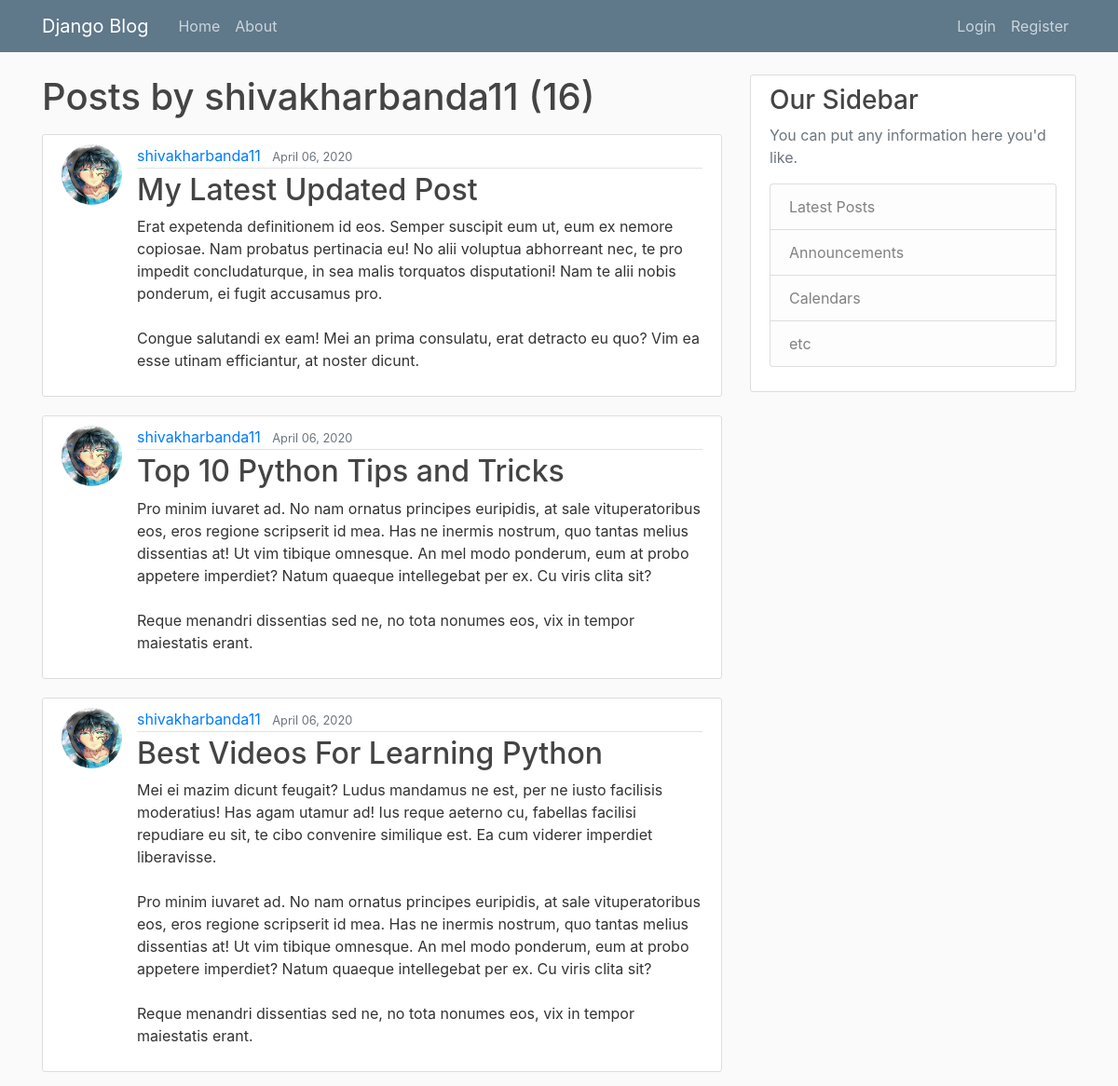
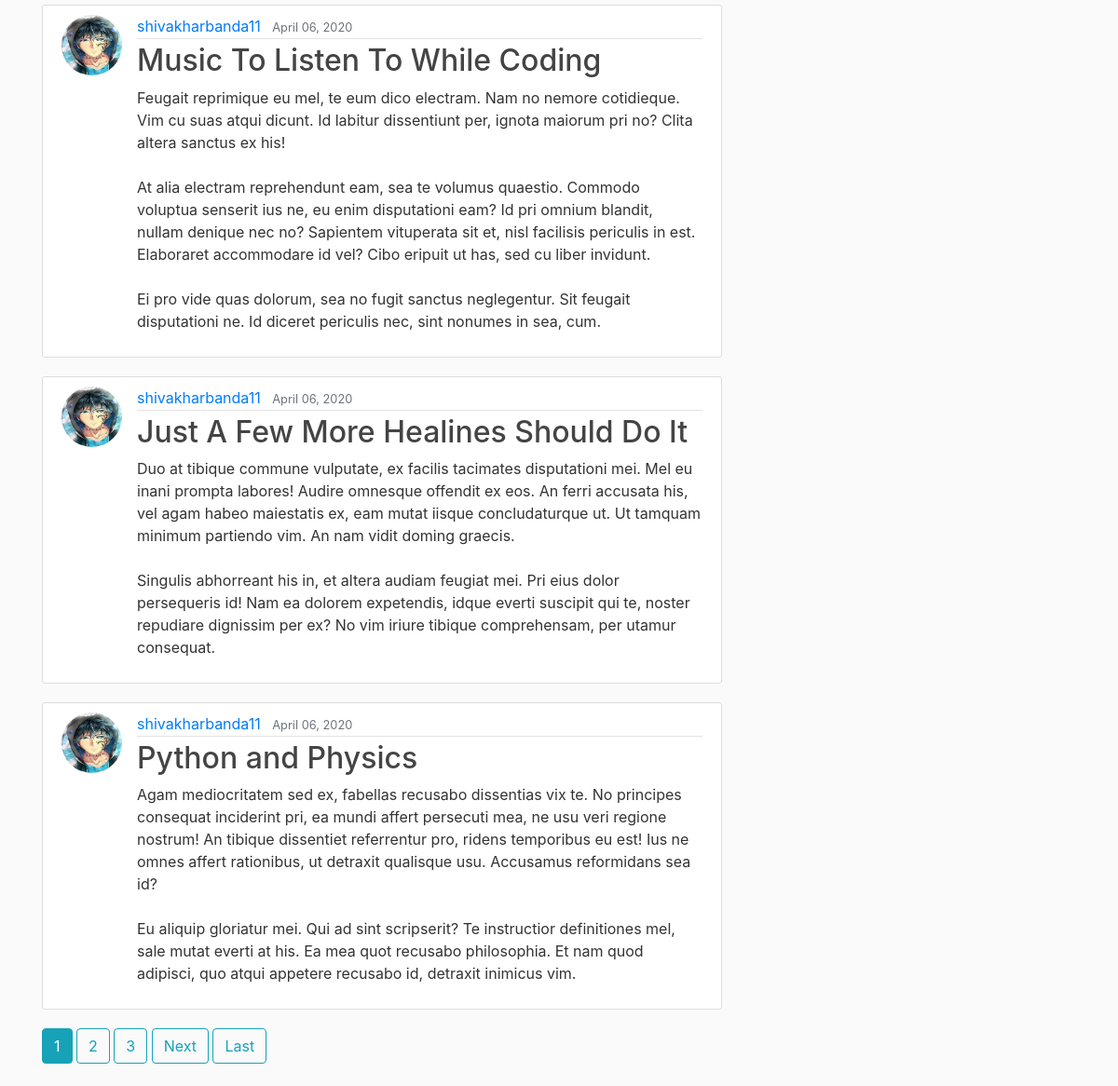
/user/shivakharbanda11, run on the app's committed database (2 pictures, top to bottom).
### blog/models.py (models this page shows, shortened)
class Post(models.Model):
    title = models.CharField(max_length=100)
    content = models.TextField()
    date_posted = models.DateTimeField(default=timezone.now)
    author = models.ForeignKey(User, on_delete=models.CASCADE)

### users/models.py (models this page shows, shortened)
class Profile(models.Model):
    user =  models.OneToOneField(User, on_delete=models.CASCADE)
    image = models.ImageField(default='default.jpeg', upload_to='profile_pics')

### blog/views.py (the view)
# urls.py: path('user/<username>', UserPostListView.as_view(), name='user-posts'),
class UserPostListView(ListView):
    model = Post
    template_name = 'blog/user_post.html'   # <app>/<model>_<viewtype>.html
    context_object_name = 'posts'
    paginate_by = 6
    def get_queryset(self):
        user = get_object_or_404(User, username=self.kwargs.get('username'))
        return Post.objects.filter(author=user).order_by('-date_posted')

### blog/templates/blog/user_post.html (shortened to what this page needs)
{% extends 'blog/base.html'%}
{% block content %}
<h1 class="mb-3">Posts by {{ view.kwargs.username }} ({{ page_obj.paginator.count }})</h1>
    {% for post in posts%}
    <article class="media content-section">
      <img src="{{ post.author.profile.image.url }}" class="rounded-circle article-img">
      <div class="media-body">
        <div class="article-metadata">
          <a class="mr-2" href="{% url 'user-posts' post.author.username %}">{{ post.author }}</a>
          <small class="text-muted">{{ post.date_posted|date:"F d, Y" }}</small>
        </div>
        <h2><a class="article-title" href="{% url 'post-detail' post.id %}">{{ post.title }}</a></h2>
        <p class="article-content">{{ post.content }}</p>
      </div>
    </article>
    {% endfor %}
    {%if is_paginated %}
      {% for num in page_obj.paginator.page_range %}
        {% if page_obj.number == num %}
          <a class="btn btn-info mb-4" href="?page={{ num }}">{{ num }}</a>
        {% elif num > page_obj.number|add:'-3' and num < page_obj.number|add:'3'%}
          <a class="btn btn-outline-info mb-4" href="?page={{ num }}">{{ num }}</a>
        {%endif%}
      {%endfor%}
      {%if page_obj.has_next %}
        <a class="btn btn-outline-info mb-4" href="?page={{page_obj.next_page_number }}">Next</a>
        <a class="btn btn-outline-info mb-4" href="?page={{ page_obj.paginator.num_pages }}">Last</a>
      {% endif%}
    {% endif %}
{% endblock content %}

### blog/static/blog/main.css (style rules this page uses)
body { background: #fafafa; color: #333333; margin-top: 5rem; }
h1, h2, h3, h4, h5, h6 { color: #444444; }
.content-section { background: #ffffff; padding: 10px 20px; border: 1px solid #dddddd; border-radius: 3px; margin-bottom: 20px; }
.article-title { color: #444444; }
.article-content { white-space: pre-line; }
.article-img { height: 65px; width: 65px; margin-right: 16px; }
.article-metadata { padding-bottom: 1px; margin-bottom: 4px; border-bottom: 1px solid #e3e3e3 }

### data on the page
Post: author.profile.image (placeholder picture), author "shivakharbanda11", date_posted "April 06, 2020", title "My Latest Updated Post", content "Erat expetenda definitionem id eos. Semper suscipit eum ut, eum ex nemore copiosae. Nam probatus pertinacia eu! No alii voluptua abhorreant nec, te pro impedit concludaturque, in sea malis torquatos disputationi! Nam te alii nobis ponderum, ei fugit accusamus pro. Congue salutandi ex eam! Mei an prima consulatu, erat detracto eu quo? Vim ea esse utinam efficiantur, at noster dicunt."
Post: author.profile.image (placeholder picture), author "shivakharbanda11", date_posted "April 06, 2020", title "Top 10 Python Tips and Tricks", content "Pro minim iuvaret ad. No nam ornatus principes euripidis, at sale vituperatoribus eos, eros regione scripserit id mea. Has ne inermis nostrum, quo tantas melius dissentias at! Ut vim tibique omnesque. An mel modo ponderum, eum at probo appetere imperdiet? Natum quaeque intellegebat per ex. Cu viris clita sit? Reque menandri dissentias sed ne, no tota nonumes eos, vix in tempor maiestatis erant."
Post: author.profile.image (placeholder picture), author "shivakharbanda11", date_posted "April 06, 2020", title "Best Videos For Learning Python", content "Mei ei mazim dicunt feugait? Ludus mandamus ne est, per ne iusto facilisis moderatius! Has agam utamur ad! Ius reque aeterno cu, fabellas facilisi repudiare eu sit, te cibo convenire similique est. Ea cum viderer imperdiet liberavisse. Pro minim iuvaret ad. No nam ornatus principes euripidis, at sale vituperatoribus eos, eros regione scripserit id mea. Has ne inermis nostrum, quo tantas melius dissentias at! Ut vim tibique omnesque. An mel modo ponderum, eum at probo appetere imperdiet? Natum quaeque intellegebat per ex. Cu viris clita sit? Reque menandri dissentias sed ne, no tota nonumes eos, vix in tempor maiestatis erant."
Post: author.profile.image (placeholder picture), author "shivakharbanda11", date_posted "April 06, 2020", title "Music To Listen To While Coding", content "Feugait reprimique eu mel, te eum dico electram. Nam no nemore cotidieque. Vim cu suas atqui dicunt. Id labitur dissentiunt per, ignota maiorum pri no? Clita altera sanctus ex his! At alia electram reprehendunt eam, sea te volumus quaestio. Commodo voluptua senserit ius ne, eu enim disputationi eam? Id pri omnium blandit, nullam denique nec no? Sapientem vituperata sit et, nisl facilisis periculis in est. Elaboraret accommodare id vel? Cibo eripuit ut has, sed cu liber invidunt. Ei pro vide quas dolorum, sea no fugit sanctus neglegentur. Sit feugait disputationi ne. Id diceret periculis nec, sint nonumes in sea, cum."
Post: author.profile.image (placeholder picture), author "shivakharbanda11", date_posted "April 06, 2020", title "Just A Few More Healines Should Do It", content "Duo at tibique commune vulputate, ex facilis tacimates disputationi mei. Mel eu inani prompta labores! Audire omnesque offendit ex eos. An ferri accusata his, vel agam habeo maiestatis ex, eam mutat iisque concludaturque ut. Ut tamquam minimum partiendo vim. An nam vidit doming graecis. Singulis abhorreant his in, et altera audiam feugiat mei. Pri eius dolor persequeris id! Nam ea dolorem expetendis, idque everti suscipit qui te, noster repudiare dignissim per ex? No vim iriure tibique comprehensam, per utamur consequat."
Post: author.profile.image (placeholder picture), author "shivakharbanda11", date_posted "April 06, 2020", title "Python and Physics", content "Agam mediocritatem sed ex, fabellas recusabo dissentias vix te. No principes consequat inciderint pri, ea mundi affert persecuti mea, ne usu veri regione nostrum! An tibique dissentiet referrentur pro, ridens temporibus eu est! Ius ne omnes affert rationibus, ut detraxit qualisque usu. Accusamus reformidans sea id? Eu aliquip gloriatur mei. Qui ad sint scripserit? Te instructior definitiones mel, sale mutat everti at his. Ea mea quot recusabo philosophia. Et nam quod adipisci, quo atqui appetere recusabo id, detraxit inimicus vim."

### other printed values
{{ view.kwargs.username }} "shivakharbanda11"
{{ page_obj.paginator.count }} "16"
{{ num }} "1"
{{ num }} "2" "3"
